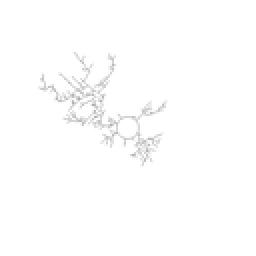
%> input picture PUF_DATA_COLORFLIPED/b34.tif, 128 x 128 px, shrunk from 800 x 800 before the run (shown 2 times larger)
$ octave monsoonScript34.m   (GNU Octave 9; MATLAB toolbox functions it lacks are replaced by stand-ins)
%> lines starting %> are read from the running program, lines starting %| are printed output that depends on the picture; in (x1, y1, x2, y2) boxes, pixels count from 0 and x2, y2 are one past the last pixel; in counts of white or black regions, pixels touching at a corner belong together; the program's own positions count from 1
### identification.m
function Rmat = identification(fileName, varargin)
%> called with fileName = 'b34.tif'
%PREPROCESS the initial image, the modeTYPE decide if the function need to
%handle the denoise the image and identificate the most possible one in reference set;

inputIMGE = imread(fileName);
%> inputIMGE is the input picture: size 128x128 uint8; min 166, max 255, mean 253.5
inputIMGE = im2double(inputIMGE);
%> inputIMGE: size 128x128 double
if (size(inputIMGE,3) == 3)
    inputIMGE = rgb2gray(inputIMGE);
end
inputIMGE = (inputIMGE*-1) + 1;
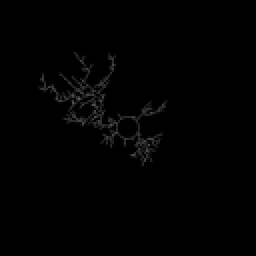
%> inputIMGE: size 128x128 double (shown 2 times larger); min 0, max 0.349, mean 0.00594
[height, width] = size(inputIMGE);
%> height = 128; width = 128
rough_circle = hough_circle(inputIMGE,.5,0.1,33,37,1);

rough_circle = round(mean(rough_circle, 2));
circleCenter.x = rough_circle(1);
circleCenter.y = rough_circle(2);
circleCenter.radius = rough_circle(3);

%DENOISE PROCESS IF IT IS NECESSARY
if (~isempty(varargin))
    if (varargin{1} == "denoise")
        inputIMGE = denoiseHandle(inputIMGE);
    end
end

% Check more accurate radius
[xgrid, ygrid] = meshgrid(1:width, 1:height);
tempradius = circleCenter.radius;
for index = -3:3
    circle = sqrt((circleCenter.y - ygrid).^2 + (circleCenter.x...
        - xgrid).^2) <= tempradius + index;
    circle2 = sqrt((circleCenter.y - ygrid).^2 + (circleCenter.x...
        - xgrid).^2) <= tempradius + index -1;
    circleDiff = circle - circle2;
    [y, x] = find(circleDiff);
    temptotal = numel(y);
    if (sum(inputIMGE(y,x))/temptotal > .93)
        circleCenter.radius = tempradius + index;
        disp("succuessfully find the more accurate radius")
        break;
    end

    if (index == 3)
        circleCenter.radius = tempradius + .5;
    end
end


[TreeStruct, ~, ~, distinfo, angleinfo] = graph_based_rdGen(inputIMGE, circleCenter);

[maxmatchingRate, matchedTreeindex, Rmat] = mappingMain(TreeStruct,distinfo,angleinfo);
if (maxmatchingRate < 0.2)
    fprintf("The maxmachingRate is %d, which is too low. There is no PUF MATCHED!! \n", maxmatchingRate);
else
    fprintf("This testing PUF DENDRITE is matched to IMAGE b%d in reference!!! \n The mathcing Rate is %d!!!!! \n",...
        matchedTreeindex, maxmatchingRate);
end

fprintf("-----------------------------------------------------\n\n\n\n\n\n");

### hough_circle.m
function [para, hough_space,hough_circleOut] = hough_circle(BW,step_r,step_angle,r_min,r_max,p)
%> called with step_r = 0.5, step_angle = 0.1, r_min = 33, r_max = 37, p = 1
%[HOUGH_SPACE,HOUGH_CIRCLE,PARA] = HOUGH_CIRCLE(BW,STEP_R,STEP_ANGLE,R_MAX,P)

[m,n] = size(BW);
%> m = 128; n = 128
size_r = round((r_max-r_min)/step_r)+1;
size_angle = round(2*pi/step_angle);

hough_space = zeros(m,n,size_r);

[rows,cols] = find(BW);
%> rows = 1121 values from 26 to 84; cols = 1121 values from 19 to 85
ecount = size(rows);
%> ecount = [1121 1]

% Hough Transformation
% Transform (x,y) domain to (a, b, r) domain
% a = x-r*cos(angle)
% b = y-r*sin(angle)
for i=1:ecount
    for r=1:size_r
        for k=1:size_angle
            a = round(rows(i)-(r_min+(r-1)*step_r)*cos(k*step_angle));
            b = round(cols(i)-(r_min+(r-1)*step_r)*sin(k*step_angle));
            if(a>0&a<=m&b>0&b<=n)
                hough_space(a,b,r) = hough_space(a,b,r)+1;
            end
        end
    end
end

% ??????????
max_para = max(max(max(hough_space)));
%> max_para = 21
index = find(hough_space>=max_para*p);
%> index = [25766; 25894]
length = size(index);
%> length = [2 1]
hough_circleOut=zeros(m,n);
for i=1:ecount
    for k=1:length
        par3 = floor(index(k)/(m*n))+1;
        par2 = floor((index(k)-(par3-1)*(m*n))/m)+1;
        par1 = index(k)-(par3-1)*(m*n)-(par2-1)*m;
        if((rows(i)-par1)^2+(cols(i)-par2)^2<(r_min+(par3-1)*step_r)^2+5&...
                (rows(i)-par1)^2+(cols(i)-par2)^2>(r_min+(par3-1)*step_r)^2-5)
            hough_circleOut(rows(i),cols(i)) = 1;
        end
    end
end
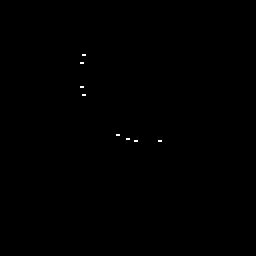
%> hough_circleOut: size 128x128 double (shown 2 times larger); values 0 (black) and 1 (white), 0.1% white in thin lines or dots, all inside (x1, y1, x2, y2) = (40, 27, 81, 71)

% The output
for k=1:length
    par3 = floor(index(k)/(m*n))+1;
    par2 = floor((index(k)-(par3-1)*(m*n))/m)+1;
    par1 = index(k)-(par3-1)*(m*n)-(par2-1)*m;
    par3 = r_min+(par3-1)*step_r;
    fprintf(1,'Center%d at [%d, %d], radius = %d\n',k,par1,par2,par3);
    para(:,k) = [par1,par2,par3]';

end
%> this loop made 2 passes
%> (par3, par2, par1) on passes 1 to 2: (33.5, 74, 38), (33.5, 75, 38)
%| Center1 at [38, 74], radius = 33.5
%| Center2 at [38, 75], radius = 33.5
%> after the loop, para = [38 38; 74 75; 33.5 33.5]
%> in identification, `rough_circle = round(mean(rough_circle, 2));`: rough_circle = [38; 75; 34]
%> in identification, `circleCenter.x = rough_circle(1);`: circleCenter.x = 38
%> in identification, `circleCenter.y = rough_circle(2);`: circleCenter.y = 75
%> in identification, `circleCenter.radius = rough_circle(3);`: circleCenter.radius = 34
%> the loop in identification, `for index = -3:3` made 7 passes
%> (temptotal, circleCenter.radius) on pass 7: (240, 34.5)
%> temptotal on passes 1 to 6: 180, 208, 200, 216, 228, 200
%> pass 1, in identification, `circle2 = sqrt((circleCenter.y - ygrid).^2 + (circleCenter.x - xgrid)...`:
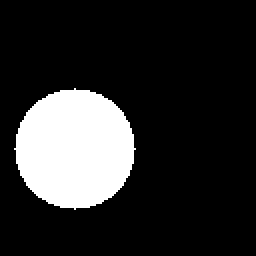
%> circle2: size 128x128 logical (shown 2 times larger); 17.2% white; 1 white region, box (x1, y1, x2, y2) and area: (7, 44, 68, 105) 2821
%> pass 1, in identification, `circleDiff = circle - circle2;`:
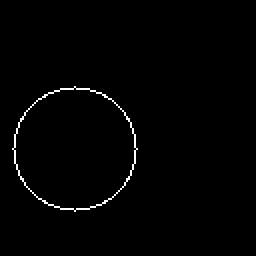
%> circleDiff: size 128x128 double (shown 2 times larger); values 0 (black) and 1 (white), 1.1% white in thin lines or dots, all inside (x1, y1, x2, y2) = (6, 43, 69, 106)
%> after the loop in identification, `for index = -3:3`: circleCenter = {x 38, y 75, radius 34.5}

### graph_based_rdGen.m
function [TreeStruct, new_result, cellnodes, distinfo, angleinfo] = graph_based_rdGen(image, circleInfo, varargin)
%%This function is differ than the original graph_based function, it should
%%be called when the image is just a skeleton, and can be easily get Tree
%%structure

%%% remove circle in center and find tree initial point
[height, width] = size(image);
%> height = 128; width = 128
radius = circleInfo.radius;
%> radius = 34.5
centery = circleInfo.x;
%> centery = 38
centerx = circleInfo.y;
%> centerx = 75
% ADD 1st mask
initial_image = image;
[xgrid, ygrid] = meshgrid(1:width, 1:height);
mask = sqrt((xgrid-centery).^2 + (ygrid-centerx).^2) <= radius-1;
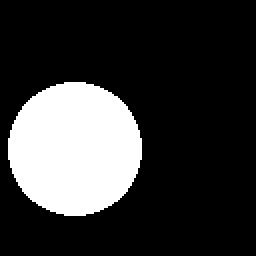
%> mask: size 128x128 logical (shown 2 times larger); 21.5% white; 1 white region, box (x1, y1, x2, y2) and area: (4, 41, 71, 108) 3521
mask = (mask-1)*(-1);
initial_image = mask.*initial_image;

rootinfo.radius = radius;
%> rootinfo.radius = 34.5
rootinfo.x = centerx;
%> rootinfo.x = 75
rootinfo.y = centery;
%> rootinfo.y = 38
TrueDotsSet = findInitialDots(image, 1, rootinfo, []);

%%Check initialDots existance and store

% index = 1;
for k =1 :size(TrueDotsSet,1)
    %     if (initial_image(TrueDotsSet(k,1), TrueDotsSet(k,1)) ~= 1)
    %         continue
    %     end
    eval(['points.p' num2str(k) '.x = TrueDotsSet(k,2);']);
    eval(['points.p' num2str(k) '.y = TrueDotsSet(k,1);']);
    %     index = index + 1;
end

% imshow(image)
% viscircles([TrueDotsSet(:,2) TrueDotsSet(:,1)],ones(1,size(TrueDotsSet,1)) * 0.3);
parent.x = rootinfo.x;
parent.y = rootinfo.y;
parent.level = 1;

% The input is subnode for central node, parent and image,...
% the output is overthrough node based on the input nodes.
result = newNode_Search(points, initial_image, parent,[], [], 1, circleInfo);
% hold all;
% plot(result(:,2),result(:,1),'.','MarkerSize',20);
%%% prepare desired graph
new_result =zeros(size(result,1), 10);

for l =1 : size(result,1)
    % node[Rx(the distance between parent and child), Ry (same as
    % before), angle, type ,level, parentx, parenty, x, y, middle radius]
    % 11/19/18 modified angle to atan2 and make it as degree  Zaoyi
    new_result(l,:) = [result(l,1)-result(l,5) result(l,2)-result(l,6)...
        atan2(((result(l,6)-result(1,2))),(result(l,1)-result(1,5)))...
        result(l,3) result(l,4) result(l,5) result(l,6) result(l,1) result(l,2) radius];
end
length_level = max(new_result(:,5)); % The highest depth
new_result =[new_result,zeros(size(result,1),1)];
%
% figure, imshow(image)
% viscircles([new_result(:,8) new_result(:,9)],ones(1,size(new_result,1)) * 0.5);

% Make the node set to have an id, which is based on angle
% Modified Zaoyi 11/25/2018
[newnew_result, index] = sort(new_result(:,3));
new_result = new_result(index,:);
for z=1:length_level      % To get the nodes with in the same level
    [samelevely,samelevelx] =  (find(new_result(:,5)==z));
    templevelmatrix = new_result(samelevely,3);
    [h,w] = size(templevelmatrix);
    Id = [1:h].';
    % Give them like a ID for every node, if they are in the same level, they have ID from [1, h].
    for ww=1:h
        new_result(samelevely(ww),10) = Id(ww);
    end
end


% Mark the node set to have ability to handle the children     %%%
% Modified Zaoyi 11/18/2018
[row, col] = size(new_result);
cellnodes = cell(row, col);
for r = 1:row
    for c = 1:col
        cellnodes{r,c} = new_result(r,c);
    end
end

count = 1;
for m = 1:row
    cellnodes{m, 12} = count;
    new_result(m, 12) = count;
    count = count + 1;
end


% Link children method, see specfic in the linkchildern method %% modified
% Zaoyi Chi
cellnodes = linkchildren(cellnodes, row, new_result);

for param = 1:row
    if (cellnodes{param,4} == 1)
        cellnodes{param,4} = 'bifurcation';
    elseif(cellnodes{param,4} == 2)
        cellnodes{param,4} = 'end';
    end
end

% Link siblings method, only for same parent and same level are siblings %
% modified Zaoyi Chi

cellnodes = linksibling(cellnodes, new_result);

if (isempty(varargin))
    % Build TreeStructure %%%Modified Zaoyi
    [TreeStruct, distinfo, angleinfo] = buildTreeStrcut(cellnodes, new_result, rootinfo);
else
    distinfo = varargin{1};
    angleinfo = varargin{2};
    TreeStruct = buildTreeStrcut(cellnodes, new_result, rootinfo, distinfo, angleinfo);
    %%%
end
end

### findInitialDots.m
function TrueDotsSet = findInitialDots(skleton, iterTimes, rootinfo, exdotsSet)
%> called with iterTimes = 1, exdotsSet = []
%%Find the initial points of each branch of the skleton
%%The recursive function to find the points, iterTimes starts with 0

[het, len] = size(skleton);
%> het = 128; len = 128
[xgrid, ygrid] = meshgrid(1:len,1:het);

firstMask = (sqrt((xgrid - rootinfo.y).^2 + (ygrid - rootinfo.x).^2)...
    <= rootinfo.radius + iterTimes);
%> firstMask: size 128x128 logical; 24.2% white; 1 white region, box (x1, y1, x2, y2) and area: (2, 39, 73, 110) 3969

firstMask = -firstMask + 1;
skletonTemp = skleton .* firstMask;

secondMask = (sqrt((xgrid - rootinfo.y).^2 + (ygrid - rootinfo.x).^2)...
    <= rootinfo.radius + iterTimes + 1);
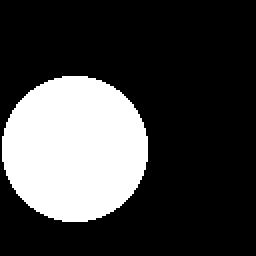
%> secondMask: size 128x128 logical (shown 2 times larger); 25.6% white; 1 white region, box (x1, y1, x2, y2) and area: (1, 38, 74, 111) 4197

initialDotsImage = skletonTemp .* secondMask;
[dotsSetx, dotsSety] = find(initialDotsImage == 1);
%> dotsSetx = []; dotsSety = []
dotsSet = [dotsSetx, dotsSety];
%> dotsSet = []


%%Solve the new dotsSet have two adjacent dots, only have the smaller one
numDots = size(dotsSet, 1);
%> numDots = 0
tempdotsOg = dotsSet;
%> tempdotsOg = []
for index = 1:numDots
    tempDot = tempdotsOg(index,:);
    tempDotsSet = setdiff(dotsSet, tempDot, 'rows', 'stable');

    for index2 = 1:size(tempDotsSet,1)
        tempDot2 = tempDotsSet(index2,:);
        if ((tempDot(1) == tempDot2(1) || tempDot(1) == tempDot2(1)+1 || ...
                tempDot(1) == tempDot2(1)-1) && (tempDot(2) == tempDot2(2) || ...
                tempDot(2) == tempDot2(2)+1 || tempDot(2) == tempDot2(2)-1))

            r1 = sqrt((tempDot(1) - rootinfo.x)^2 + (tempDot(2) - rootinfo.y)^2);
            r2 = sqrt((tempDot2(1) - rootinfo.x)^2 + (tempDot2(2) - rootinfo.y)^2);

            if (r1 <= r2)
                dotsSet = setdiff(dotsSet, tempDot2, 'rows', 'stable');
            else
                dotsSet = setdiff(dotsSet, tempDot, 'rows', 'stable');
            end

            break;
        end
    end
end
%> this loop made 0 passes

%%Do comparison between the new dotsSet and previous one
numDots = size(dotsSet,1);
numexDots = size(exdotsSet,1);
tempSet = dotsSet;
%> tempSet = []
for index = 1:numDots
    X = tempSet(index,1);
    Y = tempSet(index,2);
    for index2 = 1:numexDots
        exX = exdotsSet(index2,1);
        exY = exdotsSet(index2,2);
        if ((exX == X || exX == X + 1 ||  exX == X - 1)...
                && (exY == Y || exY == Y + 1 || exY == Y -1))
            dotsSet = setdiff(dotsSet,[X, Y], 'rows', 'stable');
            break;
        end
    end
end

if (iterTimes == 1)
    TrueDotsSet = dotsSet;
%> TrueDotsSet = []
else
    TrueDotsSet = union(exdotsSet,dotsSet,'rows','stable');
end

if (iterTimes == 2)
    return;
else
    TrueDotsSet = findInitialDots(skleton, iterTimes + 1, rootinfo,...
        TrueDotsSet);
%> call 2 of findInitialDots, with iterTimes = 2, exdotsSet = []
%> in findInitialDots (call 2), `secondMask = (sqrt((xgrid - rootinfo.y).^2 + (ygrid - rootinfo.x).^2) ..`:
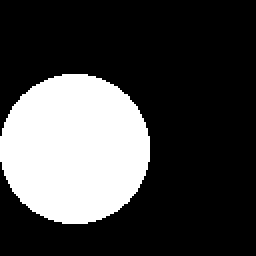
%> secondMask: size 128x128 logical (shown 2 times larger); 27% white; 1 white region, box (x1, y1, x2, y2) and area: (0, 37, 75, 112) 4421
%> in findInitialDots (call 2), `numDots = size(dotsSet, 1);`: numDots = 0
%> in findInitialDots (call 2), `tempdotsOg = dotsSet;`: tempdotsOg = []
%> in findInitialDots (call 2), `numexDots = size(exdotsSet,1);`: numexDots = 0
%> in findInitialDots (call 2), `tempSet = dotsSet;`: tempSet = []
end

### monsoonScript34.m
Rmat = zeros(50,1);
fileName = "b34.tif";
RmatTemp = identification(fileName);
%> in graph_based_rdGen, `parent.x = rootinfo.x;`: parent.x = 75
%> in graph_based_rdGen, `parent.y = rootinfo.y;`: parent.y = 38
%> the run ends on the next line
